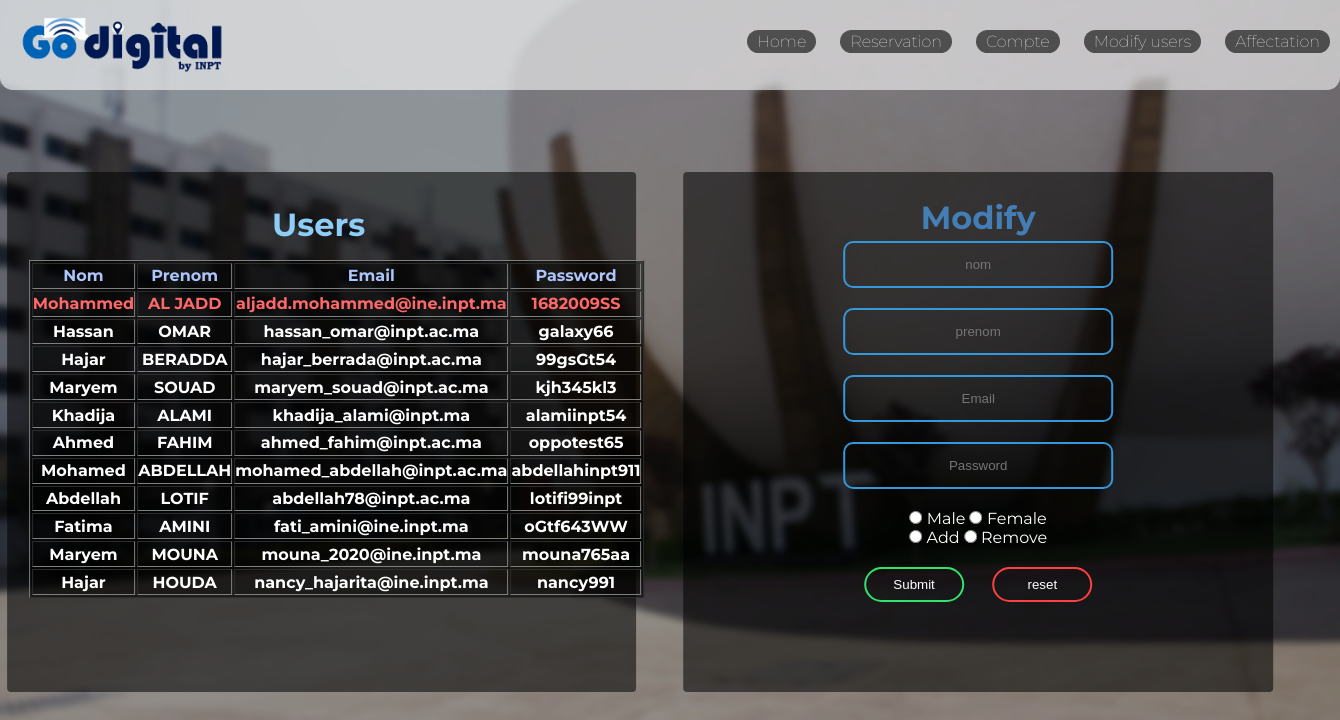
Before: /updateUser.php?Done (signed in) with the older database file.
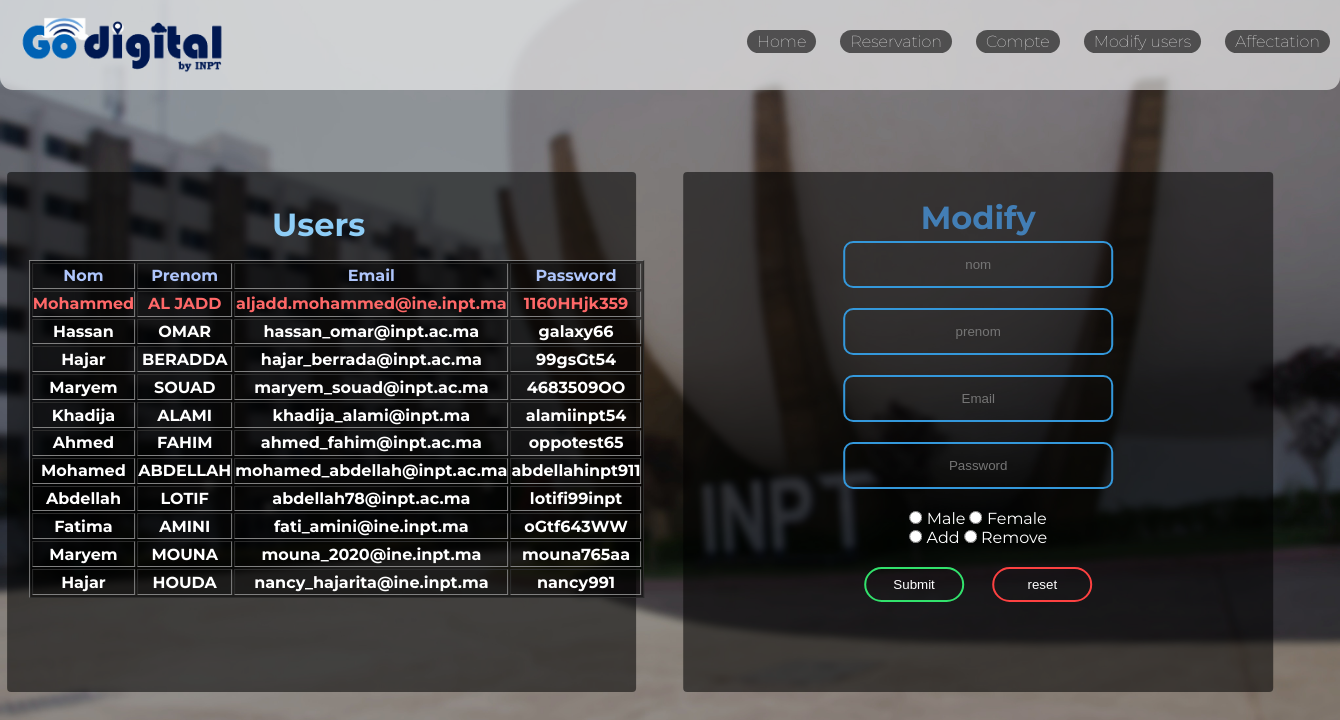
After: the same page with the newer database file.
### tables this page shows
CREATE TABLE `prof` (
  `idProf` int(11) NOT NULL,
  `nom` varchar(30) NOT NULL,
  `prenom` varchar(30) NOT NULL,
  `email` varchar(50) NOT NULL,
  `password` varchar(40) NOT NULL,
  `gender` varchar(1) DEFAULT NULL
);

### updateUser.php (the view, shortened to what this page needs)
<?php
        if(isset($_SESSION['email']) && $_SESSION['email']=="aljadd.mohammed@ine.inpt.ma")
        {
?>
<?php
    include 'includes/dbconn.php';
?>
<!DOCTYPE html>
<html lang="en">
<head>
    <link rel="stylesheet" href="css/modify.css">
    <link rel="stylesheet" href="css/home.css">
</head>
<body>
<img src="img/Go.png" alt="" height="70" width="260" id="go">
<div class="headacheAdmin">
<ul  >
            <a href="home.php">Home</a>
            <a href="reservation.php">Reservation</a>
            <a href="password.php">Compte</a>
            <a href="updateUser.php">Modify users</a>
            <a href="affectation.php">Affectation</a>
        </ul>
</div>
<div class="boxw">
<h1>Users</h1>
<table border="1">
<tr>
    <th  style='color:rgb(174, 197, 251)'>Nom</th>
    <th  style='color:rgb(174, 197, 251)'>Prenom</th>
    <th  style='color:rgb(174, 197, 251)'>Email</th>
    <th  style='color:rgb(174, 197, 251)'>Password</th>
</tr>
<?php
    $sql = " SELECT * FROM `prof`;";
    $result = mysqli_query($conn,$sql);
    $out = mysqli_num_rows($result);
    if($out>0){
        while($row = mysqli_fetch_assoc($result)){
            if($row['email']=='aljadd.mohammed@ine.inpt.ma')
            echo "<tr>
                <th style='color:rgb(255, 104, 104)'>".$row['nom']."</th>  <th style='color:rgb(255, 104, 104)'>".$row['prenom']."</th>
                <th style='color:rgb(255, 104, 104)'>".$row['email']."</th>  <th style='color:rgb(255, 104, 104)'>".$row['password']."</th>
                </tr>";
                else{
                    echo "<tr>
                    <th>".$row['nom']."</th>  <th>".$row['prenom']."</th>
                    <th>".$row['email']."</th>  <th>".$row['password']."</th>
                    </tr>";
                }
        }
    }
?>
</table>
</div>
    <div class="boxMe">
        <h1>Modify</h1>
    <form action="modify_check.php" method="POST" >
        <input type="text" placeholder="nom"  name="nom" >
        <input type="text" placeholder="prenom" name="prenom" >
        <input type="text" placeholder="Email" name="email" >
        <input type="password" placeholder="Password" name="password" >
        <input type="radio" name="gender" value="M"> Male
        <input type="radio" name="gender" value="F"> Female<br>
        <input type="radio"  name="modify" value="add">
        <label for="add"> Add </label>
        <input type="radio" name="modify"  value="remove">
        <label for="remove"> Remove </label>
        <br>
        <span class="subset" > <input type="submit" name="submit" >   </span>      <span class="subset" > <input type="reset" value="reset"></span>
    </form>
    </div>
</body>
</html>
<?php
        }
        elseif(!isset($_SESSION['email'])){
            include 'login.php';
        }
?>

### css/modify.css (style rules this page uses)
.headacheAdmin { color: white; background-color: rgba(255, 255, 255, 0.582); margin-top: 0px; padding: 20px 4px; height: 90px; border: 0px solid; border-bottom-left-radius: 13px 13px; border-bottom-right-radius: 13px 13px; }
.headacheAdmin ul { position: absolute; top: 32px; left: -93px; }
.headacheAdmin a { text-decoration: none; color: #fff; font-family: Montserrat,sans-serif; font-weight: lighter; margin-right: 20px; padding: 2px 10px; border-radius: 48px; background-color: rgb(0,0,0,0.6); transition: 750ms; position: relative; left: 840px; }
.boxw { border-radius: 4px; position: absolute; top: 54%; left: 24%; transform: translate(-50%, -50%); color: white; background-color: rgba(0,0,0, 0.55); font-family: Montserrat,sans-serif; padding: 10px 10px 100px 10px; text-align: center; width: 47%; height: 65%; }
table { position: absolute; top: 88px; left: 22px; color: white; background-color: rgba(0,0,0, 0.55); font-family: Montserrat,sans-serif; width: 60px; height: 65%; }
h1 { position: relative; top: 16px; left: 0px; color: #8ecdf6; font-family: Montserrat,sans-serif; }
.boxw h1 { position: relative; top: 23px; left: -3px; color: #8ecdf6; font-family: Montserrat,sans-serif; }
.boxMe { border-radius: 4px; position: absolute; top: 54%; left: 73%; transform: translate(-50%, -50%); color: white; background-color: rgba(0,0,0, 0.55); font-family: Montserrat,sans-serif; padding: 10px 10px 100px 10px; text-align: center; width: 44%; height: 65%; }
.boxMe input[type="text"] { border: 0; background: none; display: block; margin: 20px auto; text-align: center; border: 2px solid #3498db; padding: 14px 10px; width: 270px; outline: none; color: white; transition: 240ms; border-radius: 10px; }
.boxMe input[type="password"] { border: 0; background: none; display: block; margin: 20px auto; text-align: center; border: 2px solid #3498db; padding: 14px 10px; width: 270px; outline: none; color: white; transition: 240ms; border-radius: 10px; }
.boxMe input[type="submit"] { border: 0; background: none; margin: 20px auto; text-align: center; border: 2px solid #3498db; padding: 8px 3px; width: 100px; outline: none; color: white; transition: 240ms; border-radius: 20px; border-color: rgb(50, 226, 108); margin-right: 12px; }
.boxMe input[type="reset"] { border: 0; background: none; margin: 20px auto; text-align: center; border: 2px solid #3498db; padding: 8px 3px; width: 100px; outline: none; color: white; transition: 240ms; border-radius: 20px; border-color: rgb(253, 65, 65); margin-left: 12px; }

### css/home.css (style rules this page uses)
* { padding: 0; margin: 0; box-sizing: border-box; }
body { background-image: url(../img/image3.jpg); background-position: center; background-repeat: no-repeat; background-size: cover; background-attachment: fixed; height: 100%; overflow-y: hidden; overflow-x: hidden; }
#go { position: absolute; top: 10px; left: -8px; }
h1 { color: rgba(72, 152, 226, 0.74); font-family: Montserrat, sans-serif; }

Changed rows visible on the page:
changed prof "Mohammed": password "1682009SS" → "1160HHjk359"
changed prof "SOUAD": password "kjh345kl3" → "4683509OO"
